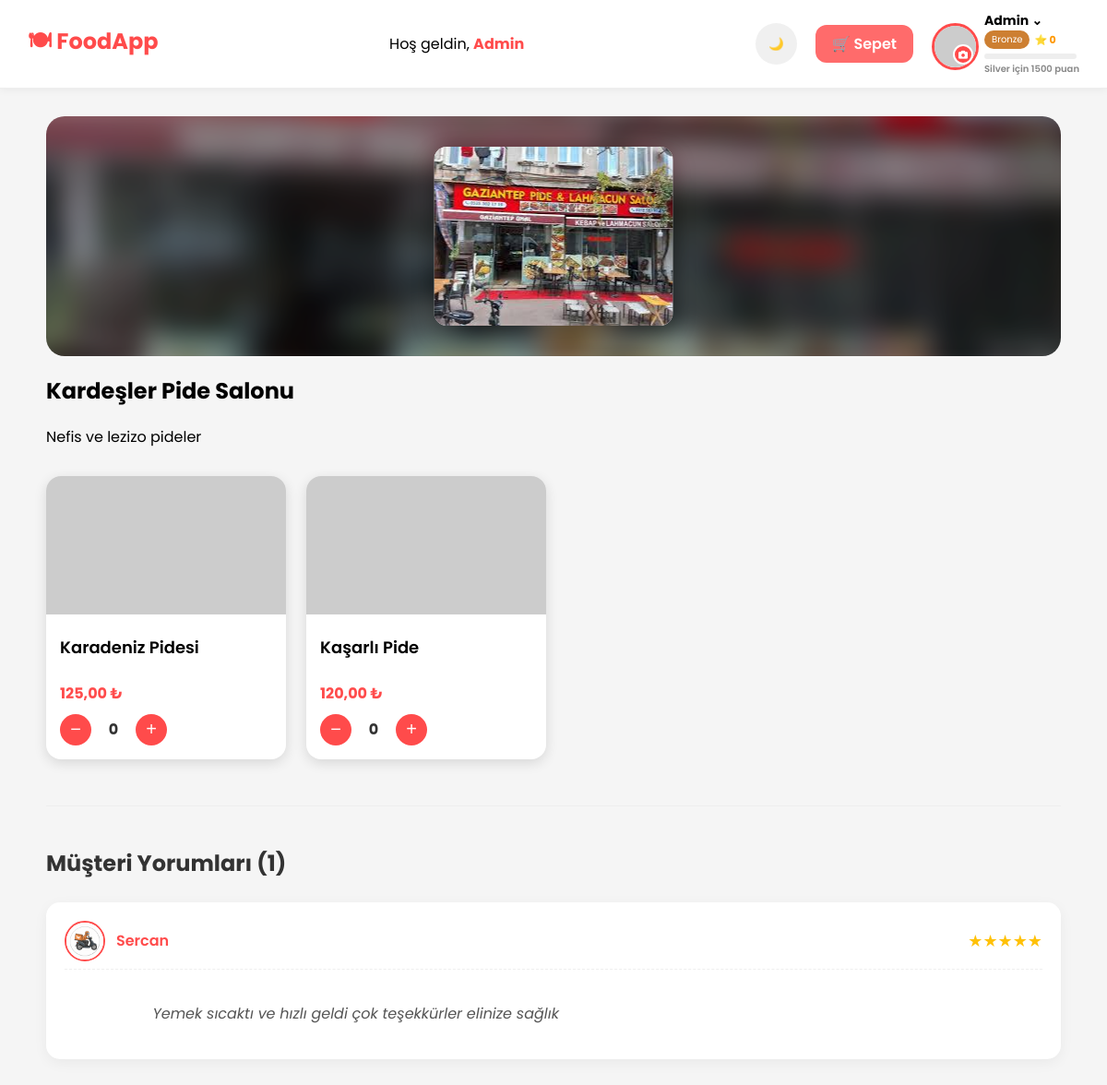
The page /customer/restaurant.php?id=2 (signed in) on the database its author committed.
### tables this page shows
CREATE TABLE `restaurants` (
  `id` int(11) NOT NULL,
  `seller_id` int(11) NOT NULL,
  `restaurant_name` varchar(255) NOT NULL,
  `description` text DEFAULT NULL,
  `created_at` timestamp NOT NULL DEFAULT current_timestamp(),
  `logo` varchar(255) NOT NULL,
  `rating` decimal(3,2) NOT NULL DEFAULT 0.00,
  `rating_count` int(11) NOT NULL DEFAULT 0
);

CREATE TABLE `menus` (
  `id` int(11) NOT NULL,
  `restaurant_id` int(11) NOT NULL,
  `item_name` varchar(255) NOT NULL,
  `price` decimal(10,2) NOT NULL,
  `image` varchar(255) DEFAULT NULL,
  `created_at` timestamp NOT NULL DEFAULT current_timestamp()
);

CREATE TABLE `order_ratings` (
  `id` int(11) NOT NULL,
  `order_id` int(11) DEFAULT NULL,
  `restaurant_id` int(11) DEFAULT NULL,
  `user_id` int(11) DEFAULT NULL,
  `rating` int(11) DEFAULT NULL,
  `comment` text DEFAULT NULL,
  `created_at` timestamp NOT NULL DEFAULT current_timestamp()
);

CREATE TABLE `users` (
  `id` int(11) NOT NULL,
  `fullname` varchar(100) NOT NULL,
  `email` varchar(100) NOT NULL,
  `password` varchar(255) NOT NULL,
  `role` enum('admin','seller','customer') NOT NULL,
  `created_at` timestamp NOT NULL DEFAULT current_timestamp(),
  `profile_image` varchar(255) DEFAULT NULL
);

### customer/restaurant.php (the view, shortened to what this page needs)
<?php
include "header.php";
$id = (int)($_GET["id"] ?? 0);
$restaurant = mysqli_fetch_assoc(
    mysqli_query($conn, "SELECT * FROM restaurants WHERE id = $id")
);
$logo_filename = $restaurant["logo"];
$logo_path = "../seller/uploads/" . $logo_filename;
$menu = mysqli_query($conn, "SELECT * FROM menus WHERE restaurant_id = $id");
$reviews_query = mysqli_query($conn, "
    SELECT
        o.rating,
        o.comment,
        o.order_id,
        u.fullname AS username,
        u.profile_image  /* Profil resmi buraya eklendi */
    FROM order_ratings o
    JOIN users u ON u.id = o.user_id
    WHERE o.restaurant_id = $id AND o.comment IS NOT NULL AND o.comment != ''
    ORDER BY o.order_id DESC
");
$reviews = mysqli_fetch_all($reviews_query, MYSQLI_ASSOC);
?>
<!DOCTYPE html>
<html lang="tr">
<head>
</head>
<body>
<div class="wrapper">
    <div class="banner-container">
        <img src="<?= $logo_path ?>" class="banner-foreground" alt="<?= htmlspecialchars($restaurant["restaurant_name"]) ?>">
    </div>
    <h2><?= htmlspecialchars($restaurant["restaurant_name"]) ?></h2>
    <p><?= htmlspecialchars($restaurant["description"]) ?></p>
    <form method="POST" action="add_multiple_to_cart.php" id="menuForm">
        <div class="menu-grid">
        <?php while($m = mysqli_fetch_assoc($menu)): ?>
            <?php
            $menu_image_path = "../seller/uploads/" . $m["image"];
            $menu_image_url = $m["image"] && file_exists($menu_image_path)
                            ? $menu_image_path
                            : "https://via.placeholder.com/400x150?text=Menu";
            ?>
            <div class="card">
                <img src="<?= $menu_image_url ?>" alt="<?= htmlspecialchars($m["item_name"]) ?>">
                <div class="card-body">
                    <h4><?= htmlspecialchars($m["item_name"]) ?></h4>
                    <p style="color: #ff4b4b; font-weight: bold;"><?= number_format($m["price"],2,",",".") ?> ₺</p>
                    <div class="qty-box">
                        <button type="button" class="qty-btn" onclick="updateQty(<?= $m['id'] ?>,-1)">−</button>
                        <div class="qty-num" id="qty-<?= $m['id'] ?>">0</div>
                        <button type="button" class="qty-btn" onclick="updateQty(<?= $m['id'] ?>,1)">+</button>
                    </div>
                </div>
            </div>
        <?php endwhile; ?>
        </div>
    </form>
    <div class="reviews-section">
    <h3>Müşteri Yorumları (<?= count($reviews) ?>)</h3>
    <?php if (count($reviews) > 0): ?>
        <?php foreach ($reviews as $review): ?>
            <div class="review-card">
                <div class="review-header">
                    <div class="review-user-info">
                        <?php
                        $review_avatar = $review['profile_image']
                            ? "uploads/avatars/" . $review['profile_image']
                            : "https://ui-avatars.com/api/?name=" . urlencode($review['username']) . "&background=ff4b4b&color=ffffff&bold=true";
                        ?>
                        <img src="<?= $review_avatar ?>" class="review-avatar" alt="User">
                        <span class="review-username"><?= htmlspecialchars($review['username']) ?></span>
                    </div>
                    <div class="review-rating">
                        <?php
                        for ($i = 1; $i <= 5; $i++) {
                            echo '<span class="star-static ' . ($i <= $review['rating'] ? 'selected' : '') . '">★</span>';
                        }
                        ?>
                    </div>
                </div>
                <p class="review-text">
                    <?= nl2br(htmlspecialchars($review['comment'])) ?>
                </p>
            </div>
        <?php endforeach; ?>
    <?php else: ?>
        <p class="no-reviews">Bu restoran için henüz yorum yapılmamış.</p>
    <?php endif; ?>
</div>
</body>
</html>

### rows shown on the page
restaurants: logo (picture), restaurant_name "Kardeşler Pide Salonu", description "Nefis ve lezizo pideler"
menus: item_name "Karadeniz Pidesi", price "125,00"
menus: item_name "Kaşarlı Pide", price "120,00"
order_ratings: user.profile_image (picture), user.fullname "Sercan", comment "Yemek sıcaktı ve hızlı geldi çok teşekkürler elinize sağlık"

### other values the page prints
$fullname "Admin"
explode(" ",$fullname)[0] "Admin"
$level "Bronze"
$points "0"
$nextLevel "Silver"
$remaining "1500"
count($reviews) "1"
